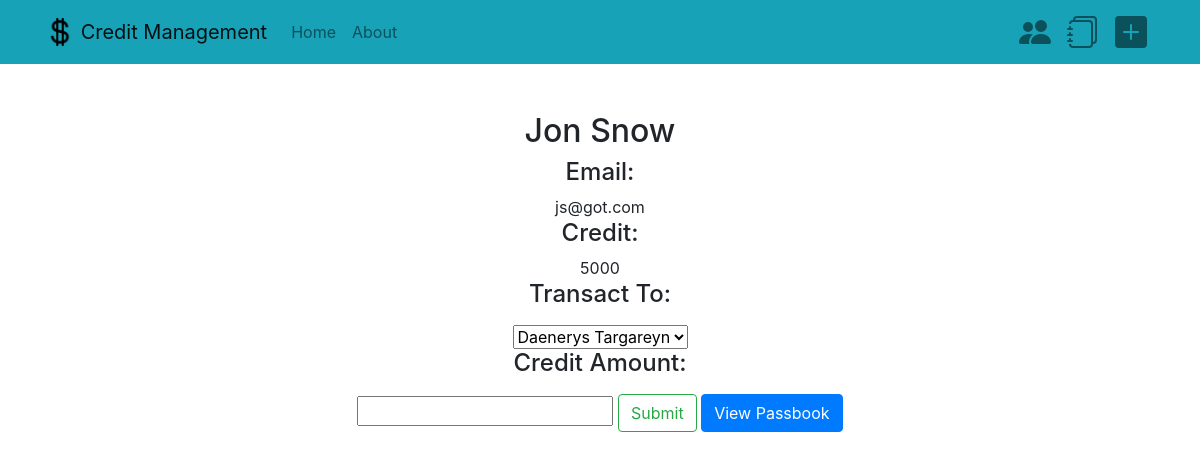
The app's page /profile/1 with its own data.
### creditmanage/models.py (models this page shows)
class people(models.Model):
	name=models.CharField(max_length=64)
	email=models.EmailField()
	credit=models.IntegerField()
	def __str__(self):
		return self.name

### creditmanage/views.py (the view)
# urls.py: path('profile/<int:pk>',views.profile,name='profile'),
def profile(request,pk):
	name=people.objects.get(pk=pk)
	if(request.method=='POST'):
		cred=int(request.POST["credit"])
		tran=people.objects.get(pk=int(request.POST["trans"]))
		name.credit = name.credit - cred
		tran.credit = tran.credit + cred
		e = transaction(Sender=name,Receiver=tran,Credit_Amount=cred,Date=timezone.now(),Senderbalance=name.credit,Receiverbalance=tran.credit)
		e.save()
		name.save()
		tran.save()
		return render(request, 'creditmanage/profile.html',{
			'name': name,
			'people':people.objects.all(),
			'message': "Transaction Successfull!"
			})
	else:
		return render(request, 'creditmanage/profile.html',{
			'name': people.objects.get(pk=pk),
			'people':people.objects.all()
			})

### creditmanage/templates/creditmanage/profile.html (shortened to what this page needs)
{% extends 'creditmanage/layout.html' %}
{% block body %}
<div class="row justify-content-center mt-5">
	<div class="col-lg-7 text-center">
	<form method="POST">
			<h2>{{name.name}}</h2>
			<h4>Email:</h4>{{name.email}}
			<h4>Credit:</h4>{{name.credit}}
		<h4><label for="cars">Transact To:</label></h4>
		<select name="trans" id="cars">
			{% for person in people %}
				{%if person != name %}
					<option value="{{person.id}}">{{person}}</option>
				{% endif %}
		  {% endfor %}
		</select>
		<h4><label for="credit">Credit Amount:</label></h4>
		<input type="number" name="credit" max="{{name.credit}}" class="credit">
		<button type="submit" class="btn btn-outline-success">Submit</button>
		<a href="{% url 'viewpassbook' name.id %}" class="btn btn-primary">View Passbook</a>
	</form>
	</div>
</div>
{% endblock %}

### creditmanage/static/creditmanage/layout.css (style rules this page uses)
* { box-sizing: border-box; }
.row:after { content: ""; display: table; clear: both; }

### records on screen
people: name "Jon Snow", email "js@got.com", credit "5000"

### other values on screen
form field trans "Daenerys Targareyn"
